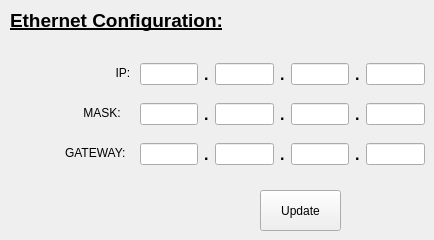
      <widget class="QWidget" name="tab_16">
       <attribute name="title">
        <string>Ethernet</string>
       </attribute>
       <widget class="QLabel" name="label_104">
        <property name="geometry">
         <rect>
          <x>109</x>
          <y>60</y>
          <width>31</width>
          <height>26</height>
         </rect>
        </property>
        <property name="text">
         <string>  IP:</string>
        </property>
       </widget>
       <widget class="QWidget" name="layoutWidget_9">
        <property name="geometry">
         <rect>
          <x>140</x>
          <y>100</y>
          <width>285</width>
          <height>29</height>
         </rect>
        </property>
        <layout class="QHBoxLayout" name="horizontalLayout_9">
         <item>
          <widget class="QLineEdit" name="lineEdit_MASK1">
           <property name="text">
            <string/>
           </property>
           <property name="maxLength">
            <number>3</number>
           </property>
          </widget>
         </item>
         <item>
          <widget class="QLabel" name="label_105">
           <property name="font">
            <font>
             <pointsize>12</pointsize>
             <weight>75</weight>
             <bold>true</bold>
            </font>
           </property>
           <property name="text">
            <string>.</string>
           </property>
          </widget>
         </item>
         <item>
          <widget class="QLineEdit" name="lineEdit_MASK2">
           <property name="text">
            <string/>
           </property>
           <property name="maxLength">
            <number>3</number>
           </property>
          </widget>
         </item>
         <item>
          <widget class="QLabel" name="label_106">
           <property name="font">
            <font>
             <pointsize>12</pointsize>
             <weight>75</weight>
             <bold>true</bold>
            </font>
           </property>
           <property name="text">
            <string>.</string>
           </property>
          </widget>
         </item>
         <item>
          <widget class="QLineEdit" name="lineEdit_MASK3">
           <property name="text">
            <string/>
           </property>
           <property name="maxLength">
            <number>3</number>
           </property>
          </widget>
         </item>
         <item>
          <widget class="QLabel" name="label_107">
           <property name="font">
            <font>
             <pointsize>12</pointsize>
             <weight>75</weight>
             <bold>true</bold>
            </font>
           </property>
           <property name="text">
            <string>.</string>
           </property>
          </widget>
         </item>
         <item>
          <widget class="QLineEdit" name="lineEdit_MASK4">
           <property name="text">
            <string/>
           </property>
           <property name="maxLength">
            <number>3</number>
           </property>
          </widget>
         </item>
        </layout>
       </widget>
       <widget class="QLabel" name="label_108">
        <property name="geometry">
         <rect>
          <x>70</x>
          <y>100</y>
          <width>71</width>
          <height>26</height>
         </rect>
        </property>
        <property name="text">
         <string>    MASK:</string>
        </property>
       </widget>
       <widget class="QWidget" name="layoutWidget_10">
        <property name="geometry">
         <rect>
          <x>140</x>
          <y>140</y>
          <width>285</width>
          <height>29</height>
         </rect>
        </property>
        <layout class="QHBoxLayout" name="horizontalLayout_10">
         <property name="rightMargin">
          <number>0</number>
         </property>
         <item>
          <widget class="QLineEdit" name="lineEdit_GATEWAY1">
           <property name="text">
            <string/>
           </property>
           <property name="maxLength">
            <number>3</number>
           </property>
          </widget>
         </item>
         <item>
          <widget class="QLabel" name="label_109">
           <property name="font">
            <font>
             <pointsize>12</pointsize>
             <weight>75</weight>
             <bold>true</bold>
            </font>
           </property>
           <property name="text">
            <string>.</string>
           </property>
          </widget>
         </item>
         <item>
          <widget class="QLineEdit" name="lineEdit_GATEWAY2">
           <property name="text">
            <string/>
           </property>
           <property name="maxLength">
            <number>3</number>
           </property>
          </widget>
         </item>
         <item>
          <widget class="QLabel" name="label_110">
           <property name="font">
            <font>
             <pointsize>12</pointsize>
             <weight>75</weight>
             <bold>true</bold>
            </font>
           </property>
           <property name="text">
            <string>.</string>
           </property>
          </widget>
         </item>
         <item>
          <widget class="QLineEdit" name="lineEdit_GATEWAY3">
           <property name="font">
            <font>
             <stylestrategy>NoAntialias</stylestrategy>
            </font>
           </property>
           <property name="inputMethodHints">
            <set>Qt::ImhDigitsOnly</set>
           </property>
           <property name="text">
            <string/>
           </property>
           <property name="maxLength">
            <number>3</number>
           </property>
          </widget>
         </item>
         <item>
          <widget class="QLabel" name="label_111">
           <property name="font">
            <font>
             <pointsize>12</pointsize>
             <weight>75</weight>
             <bold>true</bold>
            </font>
           </property>
           <property name="text">
            <string>.</string>
           </property>
          </widget>
         </item>
         <item>
          <widget class="QLineEdit" name="lineEdit_GATEWAY4">
           <property name="text">
            <string/>
           </property>
           <property name="maxLength">
            <number>3</number>
           </property>
          </widget>
         </item>
        </layout>
       </widget>
       <widget class="QLabel" name="label_112">
        <property name="geometry">
         <rect>
          <x>10</x>
          <y>10</y>
          <width>221</width>
          <height>21</height>
         </rect>
        </property>
        <property name="font">
         <font>
          <pointsize>14</pointsize>
          <weight>75</weight>
          <bold>true</bold>
          <underline>true</underline>
         </font>
        </property>
        <property name="text">
         <string>Ethernet Configuration:</string>
        </property>
       </widget>
       <widget class="QPushButton" name="pushButton_54">
        <property name="geometry">
         <rect>
          <x>260</x>
          <y>190</y>
          <width>81</width>
          <height>41</height>
         </rect>
        </property>
        <property name="text">
         <string>Update</string>
        </property>
       </widget>
       <widget class="QWidget" name="layoutWidget_11">
        <property name="geometry">
         <rect>
          <x>140</x>
          <y>60</y>
          <width>285</width>
          <height>29</height>
         </rect>
        </property>
        <layout class="QHBoxLayout" name="horizontalLayout_13">
         <item>
          <widget class="QLineEdit" name="lineEdit_IP1">
           <property name="text">
            <string/>
           </property>
           <property name="maxLength">
            <number>3</number>
           </property>
          </widget>
         </item>
         <item>
          <widget class="QLabel" name="label_113">
           <property name="font">
            <font>
             <pointsize>12</pointsize>
             <weight>75</weight>
             <bold>true</bold>
            </font>
           </property>
           <property name="text">
            <string>.</string>
           </property>
          </widget>
         </item>
         <item>
          <widget class="QLineEdit" name="lineEdit_IP2">
           <property name="text">
            <string/>
           </property>
           <property name="maxLength">
            <number>3</number>
           </property>
          </widget>
         </item>
         <item>
          <widget class="QLabel" name="label_114">
           <property name="font">
            <font>
             <pointsize>12</pointsize>
             <weight>75</weight>
             <bold>true</bold>
            </font>
           </property>
           <property name="text">
            <string>.</string>
           </property>
          </widget>
         </item>
         <item>
          <widget class="QLineEdit" name="lineEdit_IP3">
           <property name="text">
            <string/>
           </property>
           <property name="maxLength">
            <number>3</number>
           </property>
          </widget>
         </item>
         <item>
          <widget class="QLabel" name="label_115">
           <property name="font">
            <font>
             <pointsize>12</pointsize>
             <weight>75</weight>
             <bold>true</bold>
            </font>
           </property>
           <property name="text">
            <string>.</string>
           </property>
          </widget>
         </item>
         <item>
          <widget class="QLineEdit" name="lineEdit_IP4">
           <property name="text">
            <string/>
           </property>
           <property name="maxLength">
            <number>3</number>
           </property>
          </widget>
         </item>
        </layout>
       </widget>
       <widget class="QLabel" name="label_116">
        <property name="geometry">
         <rect>
          <x>65</x>
          <y>140</y>
          <width>81</width>
          <height>26</height>
         </rect>
        </property>
        <property name="text">
         <string>GATEWAY:</string>
        </property>
       </widget>
      </widget>
